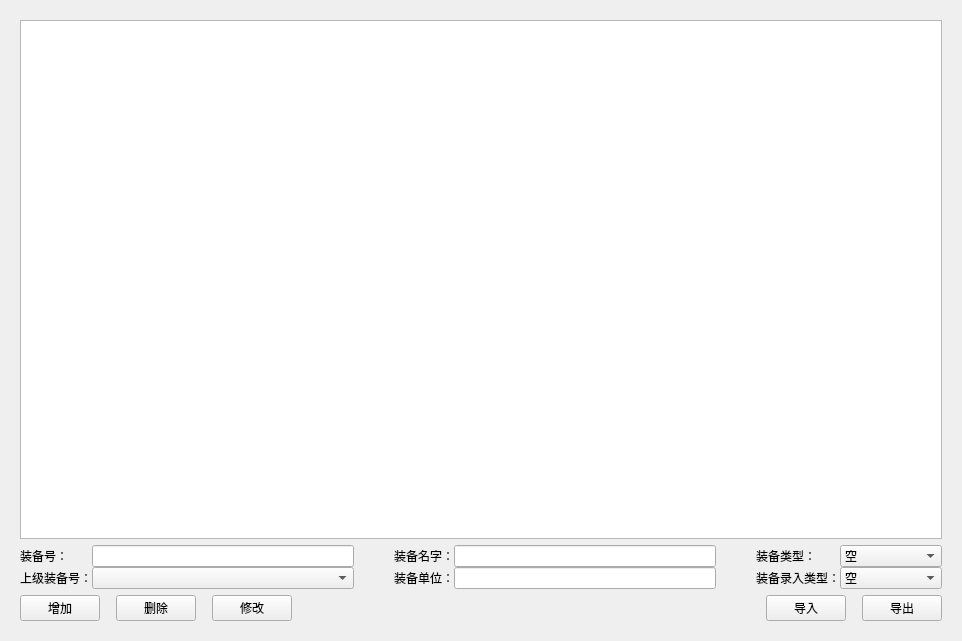
<?xml version="1.0" encoding="UTF-8"?>
<ui version="4.0">
 <class>Form</class>
 <widget class="QWidget" name="Form">
  <property name="geometry">
   <rect>
    <x>0</x>
    <y>0</y>
    <width>962</width>
    <height>641</height>
   </rect>
  </property>
  <property name="windowTitle">
   <string>Form</string>
  </property>
  <layout class="QHBoxLayout" name="horizontalLayout">
   <item>
    <widget class="QWidget" name="selectWidget" native="true">
     <layout class="QVBoxLayout" name="verticalLayout_6">
      <item>
       <layout class="QVBoxLayout" name="verticalLayout_5">
        <item>
         <widget class="QTableWidget" name="tb_result"/>
        </item>
        <item>
         <layout class="QVBoxLayout" name="verticalLayout">
          <item>
           <layout class="QGridLayout" name="gridLayout_2" columnstretch="0,0,0,0,0,0,0,0">
            <property name="leftMargin">
             <number>0</number>
            </property>
            <property name="rightMargin">
             <number>0</number>
            </property>
            <property name="spacing">
             <number>0</number>
            </property>
            <item row="0" column="0">
             <widget class="QLabel" name="lb_equipID">
              <property name="maximumSize">
               <size>
                <width>90</width>
                <height>16777215</height>
               </size>
              </property>
              <property name="text">
               <string>装备号：</string>
              </property>
             </widget>
            </item>
            <item row="0" column="4">
             <widget class="QLineEdit" name="le_equipName">
              <property name="minimumSize">
               <size>
                <width>100</width>
                <height>0</height>
               </size>
              </property>
             </widget>
            </item>
            <item row="1" column="7">
             <widget class="QComboBox" name="cb_inputType">
              <property name="minimumSize">
               <size>
                <width>100</width>
                <height>0</height>
               </size>
              </property>
              <item>
               <property name="text">
                <string>空</string>
               </property>
              </item>
              <item>
               <property name="text">
                <string>逐号录入信息</string>
               </property>
              </item>
              <item>
               <property name="text">
                <string>逐批录入信息</string>
               </property>
              </item>
             </widget>
            </item>
            <item row="0" column="7">
             <widget class="QComboBox" name="cb_equipType">
              <property name="minimumSize">
               <size>
                <width>100</width>
                <height>0</height>
               </size>
              </property>
              <item>
               <property name="text">
                <string>空</string>
               </property>
              </item>
              <item>
               <property name="text">
                <string>通用装备</string>
               </property>
              </item>
              <item>
               <property name="text">
                <string>专用装备</string>
               </property>
              </item>
             </widget>
            </item>
            <item row="1" column="0">
             <widget class="QLabel" name="lb_equipUper">
              <property name="maximumSize">
               <size>
                <width>90</width>
                <height>16777215</height>
               </size>
              </property>
              <property name="text">
               <string>上级装备号：</string>
              </property>
             </widget>
            </item>
            <item row="1" column="1">
             <widget class="QComboBox" name="cb_equipUper">
              <property name="minimumSize">
               <size>
                <width>100</width>
                <height>0</height>
               </size>
              </property>
             </widget>
            </item>
            <item row="1" column="3">
             <widget class="QLabel" name="lb_equipType">
              <property name="maximumSize">
               <size>
                <width>90</width>
                <height>16777215</height>
               </size>
              </property>
              <property name="text">
               <string>装备单位：</string>
              </property>
             </widget>
            </item>
            <item row="1" column="4">
             <widget class="QLineEdit" name="le_equipUnit">
              <property name="minimumSize">
               <size>
                <width>100</width>
                <height>0</height>
               </size>
              </property>
             </widget>
            </item>
            <item row="1" column="6">
             <widget class="QLabel" name="label_2">
              <property name="maximumSize">
               <size>
                <width>90</width>
                <height>16777215</height>
               </size>
              </property>
              <property name="text">
               <string>装备录入类型：</string>
              </property>
             </widget>
            </item>
            <item row="0" column="1">
             <widget class="QLineEdit" name="le_equipID">
              <property name="minimumSize">
               <size>
                <width>100</width>
                <height>0</height>
               </size>
              </property>
              <property name="maximumSize">
               <size>
                <width>16777215</width>
                <height>16777215</height>
               </size>
              </property>
             </widget>
            </item>
            <item row="0" column="3">
             <widget class="QLabel" name="lb_inputType">
              <property name="maximumSize">
               <size>
                <width>90</width>
                <height>16777215</height>
               </size>
              </property>
              <property name="text">
               <string>装备名字：</string>
              </property>
             </widget>
            </item>
            <item row="0" column="6">
             <widget class="QLabel" name="label">
              <property name="maximumSize">
               <size>
                <width>90</width>
                <height>16777215</height>
               </size>
              </property>
              <property name="text">
               <string>装备类型：</string>
              </property>
             </widget>
            </item>
            <item row="0" column="2">
             <spacer name="horizontalSpacer">
              <property name="orientation">
               <enum>Qt::Horizontal</enum>
              </property>
              <property name="sizeType">
               <enum>QSizePolicy::Fixed</enum>
              </property>
              <property name="sizeHint" stdset="0">
               <size>
                <width>40</width>
                <height>20</height>
               </size>
              </property>
             </spacer>
            </item>
            <item row="1" column="2">
             <spacer name="horizontalSpacer_6">
              <property name="orientation">
               <enum>Qt::Horizontal</enum>
              </property>
              <property name="sizeType">
               <enum>QSizePolicy::Fixed</enum>
              </property>
              <property name="sizeHint" stdset="0">
               <size>
                <width>40</width>
                <height>20</height>
               </size>
              </property>
             </spacer>
            </item>
            <item row="0" column="5">
             <spacer name="horizontalSpacer_7">
              <property name="orientation">
               <enum>Qt::Horizontal</enum>
              </property>
              <property name="sizeType">
               <enum>QSizePolicy::Fixed</enum>
              </property>
              <property name="sizeHint" stdset="0">
               <size>
                <width>40</width>
                <height>20</height>
               </size>
              </property>
             </spacer>
            </item>
            <item row="1" column="5">
             <spacer name="horizontalSpacer_8">
              <property name="orientation">
               <enum>Qt::Horizontal</enum>
              </property>
              <property name="sizeType">
               <enum>QSizePolicy::Fixed</enum>
              </property>
              <property name="sizeHint" stdset="0">
               <size>
                <width>40</width>
                <height>20</height>
               </size>
              </property>
             </spacer>
            </item>
           </layout>
          </item>
          <item>
           <layout class="QHBoxLayout" name="horizontalLayout_3">
            <item>
             <widget class="QPushButton" name="pb_add">
              <property name="text">
               <string>增加</string>
              </property>
             </widget>
            </item>
            <item>
             <spacer name="horizontalSpacer_2">
              <property name="orientation">
               <enum>Qt::Horizontal</enum>
              </property>
              <property name="sizeType">
               <enum>QSizePolicy::Fixed</enum>
              </property>
              <property name="sizeHint" stdset="0">
               <size>
                <width>10</width>
                <height>20</height>
               </size>
              </property>
             </spacer>
            </item>
            <item>
             <widget class="QPushButton" name="pb_del">
              <property name="text">
               <string>删除</string>
              </property>
             </widget>
            </item>
            <item>
             <spacer name="horizontalSpacer_3">
              <property name="orientation">
               <enum>Qt::Horizontal</enum>
              </property>
              <property name="sizeType">
               <enum>QSizePolicy::Fixed</enum>
              </property>
              <property name="sizeHint" stdset="0">
               <size>
                <width>10</width>
                <height>20</height>
               </size>
              </property>
             </spacer>
            </item>
            <item>
             <widget class="QPushButton" name="pb_update">
              <property name="text">
               <string>修改</string>
              </property>
             </widget>
            </item>
            <item>
             <spacer name="horizontalSpacer_4">
              <property name="orientation">
               <enum>Qt::Horizontal</enum>
              </property>
              <property name="sizeHint" stdset="0">
               <size>
                <width>40</width>
                <height>20</height>
               </size>
              </property>
             </spacer>
            </item>
            <item>
             <widget class="QPushButton" name="pb_input">
              <property name="text">
               <string>导入</string>
              </property>
             </widget>
            </item>
            <item>
             <spacer name="horizontalSpacer_5">
              <property name="orientation">
               <enum>Qt::Horizontal</enum>
              </property>
              <property name="sizeType">
               <enum>QSizePolicy::Fixed</enum>
              </property>
              <property name="sizeHint" stdset="0">
               <size>
                <width>10</width>
                <height>20</height>
               </size>
              </property>
             </spacer>
            </item>
            <item>
             <widget class="QPushButton" name="pb_output">
              <property name="text">
               <string>导出</string>
              </property>
             </widget>
            </item>
           </layout>
          </item>
         </layout>
        </item>
       </layout>
      </item>
     </layout>
    </widget>
   </item>
  </layout>
 </widget>
 <resources/>
 <connections/>
</ui>
